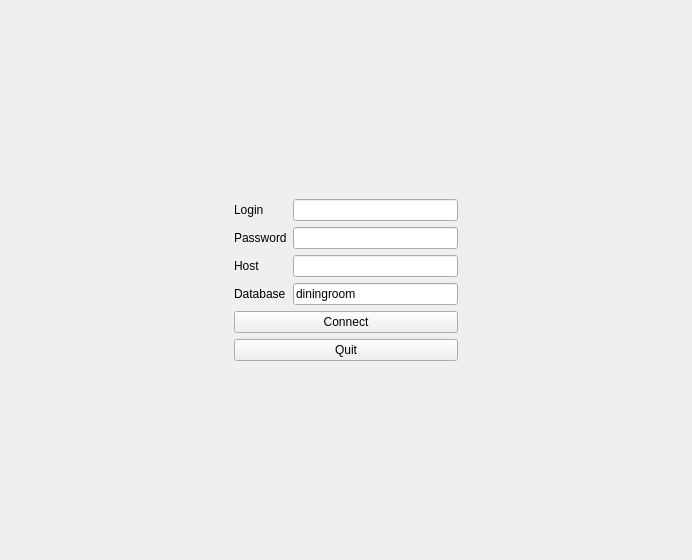
<?xml version="1.0" encoding="UTF-8"?>
<ui version="4.0">
 <class>DBConnectPage</class>
 <widget class="QWidget" name="DBConnectPage">
  <property name="geometry">
   <rect>
    <x>0</x>
    <y>0</y>
    <width>692</width>
    <height>560</height>
   </rect>
  </property>
  <property name="windowTitle">
   <string>Form</string>
  </property>
  <layout class="QGridLayout" name="gridLayout">
   <item row="1" column="1">
    <layout class="QFormLayout" name="formLayout">
     <item row="0" column="0">
      <widget class="QLabel" name="label">
       <property name="text">
        <string>Login</string>
       </property>
      </widget>
     </item>
     <item row="0" column="1">
      <widget class="QLineEdit" name="loginField">
       <property name="text">
        <string/>
       </property>
      </widget>
     </item>
     <item row="1" column="0">
      <widget class="QLabel" name="label_2">
       <property name="text">
        <string>Password</string>
       </property>
      </widget>
     </item>
     <item row="1" column="1">
      <widget class="QLineEdit" name="passwordField">
       <property name="text">
        <string/>
       </property>
       <property name="echoMode">
        <enum>QLineEdit::Password</enum>
       </property>
      </widget>
     </item>
     <item row="2" column="1">
      <widget class="QLineEdit" name="hostField">
       <property name="text">
        <string/>
       </property>
      </widget>
     </item>
     <item row="3" column="1">
      <widget class="QLineEdit" name="databaseField">
       <property name="text">
        <string>diningroom</string>
       </property>
      </widget>
     </item>
     <item row="2" column="0">
      <widget class="QLabel" name="label_3">
       <property name="text">
        <string>Host</string>
       </property>
      </widget>
     </item>
     <item row="3" column="0">
      <widget class="QLabel" name="label_4">
       <property name="text">
        <string>Database</string>
       </property>
      </widget>
     </item>
    </layout>
   </item>
   <item row="1" column="0">
    <spacer name="horizontalSpacer">
     <property name="orientation">
      <enum>Qt::Horizontal</enum>
     </property>
     <property name="sizeHint" stdset="0">
      <size>
       <width>40</width>
       <height>20</height>
      </size>
     </property>
    </spacer>
   </item>
   <item row="1" column="2">
    <spacer name="horizontalSpacer_2">
     <property name="orientation">
      <enum>Qt::Horizontal</enum>
     </property>
     <property name="sizeHint" stdset="0">
      <size>
       <width>40</width>
       <height>20</height>
      </size>
     </property>
    </spacer>
   </item>
   <item row="0" column="1">
    <spacer name="verticalSpacer">
     <property name="orientation">
      <enum>Qt::Vertical</enum>
     </property>
     <property name="sizeHint" stdset="0">
      <size>
       <width>20</width>
       <height>40</height>
      </size>
     </property>
    </spacer>
   </item>
   <item row="4" column="1">
    <spacer name="verticalSpacer_2">
     <property name="orientation">
      <enum>Qt::Vertical</enum>
     </property>
     <property name="sizeHint" stdset="0">
      <size>
       <width>20</width>
       <height>40</height>
      </size>
     </property>
    </spacer>
   </item>
   <item row="2" column="1">
    <widget class="QPushButton" name="connectButton">
     <property name="text">
      <string>Connect</string>
     </property>
    </widget>
   </item>
   <item row="3" column="1">
    <widget class="QPushButton" name="quitButton">
     <property name="text">
      <string>Quit</string>
     </property>
    </widget>
   </item>
  </layout>
 </widget>
 <resources/>
 <connections/>
</ui>
